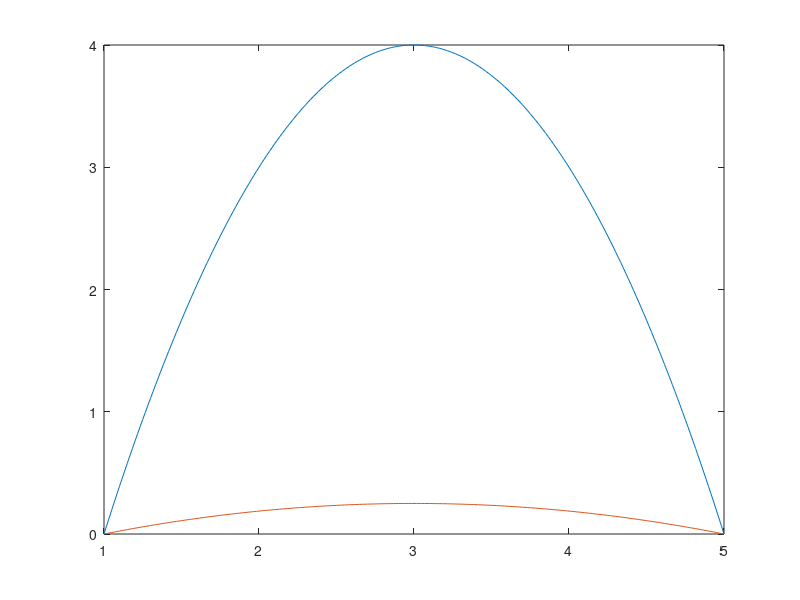

Reproduce this figure in MATLAB.
clear all;
startsoc=50;
socul=90;
daycap=socul-startsoc;
socprof=50:1:85;
ontime=1;
offtime=5;
timedur=offtime-ontime;
timeprof=1:(1/60):5;
timeband=0.5*timedur-(offtime-timeprof);
% timeaxis=timeprof;
% socband=0.5*daycap-(socul-socprof);
% socaxis=(socul-daycap)+0.5*daycap+socband;
% pbess=(max(abs(socband)))^2-socband.^2;
pbess=max(timeband.^2)-timeband.^2;
% plot(socaxis,pbess)
plot(timeprof,pbess);
pbessact=pbess*(daycap/trapz(pbess));
trapz(pbessact)
hold on
plot(timeprof,pbessact);
